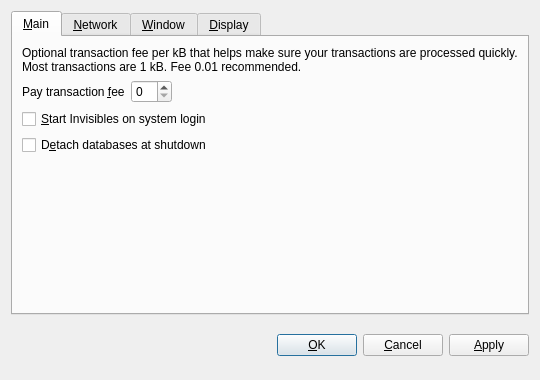
<?xml version="1.0" encoding="UTF-8"?>
<ui version="4.0">
 <class>OptionsDialog</class>
 <widget class="QDialog" name="OptionsDialog">
  <property name="geometry">
   <rect>
    <x>0</x>
    <y>0</y>
    <width>540</width>
    <height>380</height>
   </rect>
  </property>
  <property name="windowTitle">
   <string>Options</string>
  </property>
  <property name="modal">
   <bool>true</bool>
  </property>
  <layout class="QVBoxLayout" name="verticalLayout">
   <item>
    <widget class="QTabWidget" name="tabWidget">
     <property name="tabPosition">
      <enum>QTabWidget::North</enum>
     </property>
     <property name="currentIndex">
      <number>0</number>
     </property>
     <widget class="QWidget" name="tabMain">
      <attribute name="title">
       <string>&amp;Main</string>
      </attribute>
      <layout class="QVBoxLayout" name="verticalLayout_Main">
       <item>
        <widget class="QLabel" name="transactionFeeInfoLabel">
         <property name="text">
          <string>Optional transaction fee per kB that helps make sure your transactions are processed quickly. Most transactions are 1 kB. Fee 0.01 recommended.</string>
         </property>
         <property name="textFormat">
          <enum>Qt::PlainText</enum>
         </property>
         <property name="wordWrap">
          <bool>true</bool>
         </property>
        </widget>
       </item>
       <item>
        <layout class="QHBoxLayout" name="horizontalLayout_Main">
         <item>
          <widget class="QLabel" name="transactionFeeLabel">
           <property name="text">
            <string>Pay transaction &amp;fee</string>
           </property>
           <property name="textFormat">
            <enum>Qt::PlainText</enum>
           </property>
           <property name="buddy">
            <cstring>transactionFee</cstring>
           </property>
          </widget>
         </item>
         <item>
          <widget class="InvisiblesAmountField" name="transactionFee"/>
         </item>
         <item>
          <spacer name="horizontalSpacer_Main">
           <property name="orientation">
            <enum>Qt::Horizontal</enum>
           </property>
           <property name="sizeHint" stdset="0">
            <size>
             <width>40</width>
             <height>20</height>
            </size>
           </property>
          </spacer>
         </item>
        </layout>
       </item>
       <item>
        <widget class="QCheckBox" name="invisiblesAtStartup">
         <property name="toolTip">
          <string>Automatically start Invisibles after logging in to the system.</string>
         </property>
         <property name="text">
          <string>&amp;Start Invisibles on system login</string>
         </property>
        </widget>
       </item>
       <item>
        <widget class="QCheckBox" name="detachDatabases">
         <property name="toolTip">
          <string>Detach block and address databases at shutdown. This means they can be moved to another data directory, but it slows down shutdown. The wallet is always detached.</string>
         </property>
         <property name="text">
          <string>D&amp;etach databases at shutdown</string>
         </property>
        </widget>
       </item>
       <item>
        <spacer name="verticalSpacer_Main">
         <property name="orientation">
          <enum>Qt::Vertical</enum>
         </property>
         <property name="sizeHint" stdset="0">
          <size>
           <width>20</width>
           <height>40</height>
          </size>
         </property>
        </spacer>
       </item>
      </layout>
     </widget>
     <widget class="QWidget" name="tabNetwork">
      <attribute name="title">
       <string>&amp;Network</string>
      </attribute>
      <layout class="QVBoxLayout" name="verticalLayout_Network">
       <item>
        <widget class="QCheckBox" name="mapPortUpnp">
         <property name="toolTip">
          <string>Automatically open the Invisibles client port on the router. This only works when your router supports UPnP and it is enabled.</string>
         </property>
         <property name="text">
          <string>Map port using &amp;UPnP</string>
         </property>
        </widget>
       </item>
       <item>
        <widget class="QCheckBox" name="connectSocks">
         <property name="toolTip">
          <string>Connect to the Invisibles network through a SOCKS proxy (e.g. when connecting through Tor).</string>
         </property>
         <property name="text">
          <string>Connect through &amp;SOCKS proxy:</string>
         </property>
        </widget>
       </item>
       <item>
        <layout class="QHBoxLayout" name="horizontalLayout_Network">
         <item>
          <widget class="QLabel" name="proxyIpLabel">
           <property name="text">
            <string>Proxy &amp;IP:</string>
           </property>
           <property name="textFormat">
            <enum>Qt::PlainText</enum>
           </property>
           <property name="buddy">
            <cstring>proxyIp</cstring>
           </property>
          </widget>
         </item>
         <item>
          <widget class="QValidatedLineEdit" name="proxyIp">
           <property name="maximumSize">
            <size>
             <width>140</width>
             <height>16777215</height>
            </size>
           </property>
           <property name="toolTip">
            <string>IP address of the proxy (e.g. 127.0.0.1)</string>
           </property>
          </widget>
         </item>
         <item>
          <widget class="QLabel" name="proxyPortLabel">
           <property name="text">
            <string>&amp;Port:</string>
           </property>
           <property name="textFormat">
            <enum>Qt::PlainText</enum>
           </property>
           <property name="buddy">
            <cstring>proxyPort</cstring>
           </property>
          </widget>
         </item>
         <item>
          <widget class="QLineEdit" name="proxyPort">
           <property name="maximumSize">
            <size>
             <width>55</width>
             <height>16777215</height>
            </size>
           </property>
           <property name="toolTip">
            <string>Port of the proxy (e.g. 9050)</string>
           </property>
          </widget>
         </item>
         <item>
          <widget class="QLabel" name="socksVersionLabel">
           <property name="text">
            <string>SOCKS &amp;Version:</string>
           </property>
           <property name="textFormat">
            <enum>Qt::PlainText</enum>
           </property>
           <property name="buddy">
            <cstring>socksVersion</cstring>
           </property>
          </widget>
         </item>
         <item>
          <widget class="QValueComboBox" name="socksVersion">
           <property name="toolTip">
            <string>SOCKS version of the proxy (e.g. 5)</string>
           </property>
          </widget>
         </item>
         <item>
          <spacer name="horizontalSpacer_Network">
           <property name="orientation">
            <enum>Qt::Horizontal</enum>
           </property>
           <property name="sizeHint" stdset="0">
            <size>
             <width>40</width>
             <height>20</height>
            </size>
           </property>
          </spacer>
         </item>
        </layout>
       </item>
       <item>
        <spacer name="verticalSpacer_Network">
         <property name="orientation">
          <enum>Qt::Vertical</enum>
         </property>
         <property name="sizeHint" stdset="0">
          <size>
           <width>20</width>
           <height>40</height>
          </size>
         </property>
        </spacer>
       </item>
      </layout>
     </widget>
     <widget class="QWidget" name="tabWindow">
      <attribute name="title">
       <string>&amp;Window</string>
      </attribute>
      <layout class="QVBoxLayout" name="verticalLayout_Window">
       <item>
        <widget class="QCheckBox" name="minimizeToTray">
         <property name="toolTip">
          <string>Show only a tray icon after minimizing the window.</string>
         </property>
         <property name="text">
          <string>Minimize to the &amp;tray instead of the taskbar</string>
         </property>
        </widget>
       </item>
       <item>
        <widget class="QCheckBox" name="minimizeOnClose">
         <property name="toolTip">
          <string>Minimize instead of exit the application when the window is closed. When this option is enabled, the application will be closed only after selecting Quit in the menu.</string>
         </property>
         <property name="text">
          <string>M&amp;inimize on close</string>
         </property>
        </widget>
       </item>
       <item>
        <spacer name="verticalSpacer_Window">
         <property name="orientation">
          <enum>Qt::Vertical</enum>
         </property>
         <property name="sizeHint" stdset="0">
          <size>
           <width>20</width>
           <height>40</height>
          </size>
         </property>
        </spacer>
       </item>
      </layout>
     </widget>
     <widget class="QWidget" name="tabDisplay">
      <attribute name="title">
       <string>&amp;Display</string>
      </attribute>
      <layout class="QVBoxLayout" name="verticalLayout_Display">
       <item>
        <layout class="QHBoxLayout" name="horizontalLayout_1_Display">
         <item>
          <widget class="QLabel" name="langLabel">
           <property name="text">
            <string>User Interface &amp;language:</string>
           </property>
           <property name="textFormat">
            <enum>Qt::PlainText</enum>
           </property>
           <property name="buddy">
            <cstring>lang</cstring>
           </property>
          </widget>
         </item>
         <item>
          <widget class="QValueComboBox" name="lang">
           <property name="toolTip">
            <string>The user interface language can be set here. This setting will take effect after restarting Invisibles.</string>
           </property>
          </widget>
         </item>
        </layout>
       </item>
       <item>
        <layout class="QHBoxLayout" name="horizontalLayout_2_Display">
         <item>
          <widget class="QLabel" name="unitLabel">
           <property name="text">
            <string>&amp;Unit to show amounts in:</string>
           </property>
           <property name="textFormat">
            <enum>Qt::PlainText</enum>
           </property>
           <property name="buddy">
            <cstring>unit</cstring>
           </property>
          </widget>
         </item>
         <item>
          <widget class="QValueComboBox" name="unit">
           <property name="toolTip">
            <string>Choose the default subdivision unit to show in the interface and when sending coins.</string>
           </property>
          </widget>
         </item>
        </layout>
       </item>
       <item>
        <widget class="QCheckBox" name="displayAddresses">
         <property name="toolTip">
          <string>Whether to show Invisibles addresses in the transaction list or not.</string>
         </property>
         <property name="text">
          <string>Display addresses in &amp;transaction list</string>
         </property>
        </widget>
       </item>
       <item>
        <spacer name="verticalSpacer_Display">
         <property name="orientation">
          <enum>Qt::Vertical</enum>
         </property>
         <property name="sizeHint" stdset="0">
          <size>
           <width>20</width>
           <height>40</height>
          </size>
         </property>
        </spacer>
       </item>
      </layout>
     </widget>
    </widget>
   </item>
   <item>
    <layout class="QHBoxLayout" name="horizontalLayout_Buttons">
     <item>
      <spacer name="horizontalSpacer_1">
       <property name="orientation">
        <enum>Qt::Horizontal</enum>
       </property>
       <property name="sizeHint" stdset="0">
        <size>
         <width>40</width>
         <height>48</height>
        </size>
       </property>
      </spacer>
     </item>
     <item>
      <widget class="QLabel" name="statusLabel">
       <property name="font">
        <font>
         <weight>75</weight>
         <bold>true</bold>
        </font>
       </property>
       <property name="text">
        <string/>
       </property>
       <property name="textFormat">
        <enum>Qt::PlainText</enum>
       </property>
       <property name="wordWrap">
        <bool>true</bool>
       </property>
      </widget>
     </item>
     <item>
      <spacer name="horizontalSpacer_2">
       <property name="orientation">
        <enum>Qt::Horizontal</enum>
       </property>
       <property name="sizeHint" stdset="0">
        <size>
         <width>40</width>
         <height>48</height>
        </size>
       </property>
      </spacer>
     </item>
     <item>
      <widget class="QPushButton" name="okButton">
       <property name="text">
        <string>&amp;OK</string>
       </property>
      </widget>
     </item>
     <item>
      <widget class="QPushButton" name="cancelButton">
       <property name="text">
        <string>&amp;Cancel</string>
       </property>
       <property name="autoDefault">
        <bool>false</bool>
       </property>
      </widget>
     </item>
     <item>
      <widget class="QPushButton" name="applyButton">
       <property name="text">
        <string>&amp;Apply</string>
       </property>
       <property name="autoDefault">
        <bool>false</bool>
       </property>
      </widget>
     </item>
    </layout>
   </item>
  </layout>
 </widget>
 <customwidgets>
  <customwidget>
   <class>InvisiblesAmountField</class>
   <extends>QSpinBox</extends>
   <header>invisiblesamountfield.h</header>
  </customwidget>
  <customwidget>
   <class>QValueComboBox</class>
   <extends>QComboBox</extends>
   <header>qvaluecombobox.h</header>
  </customwidget>
  <customwidget>
   <class>QValidatedLineEdit</class>
   <extends>QLineEdit</extends>
   <header>qvalidatedlineedit.h</header>
  </customwidget>
 </customwidgets>
 <resources/>
 <connections/>
</ui>
